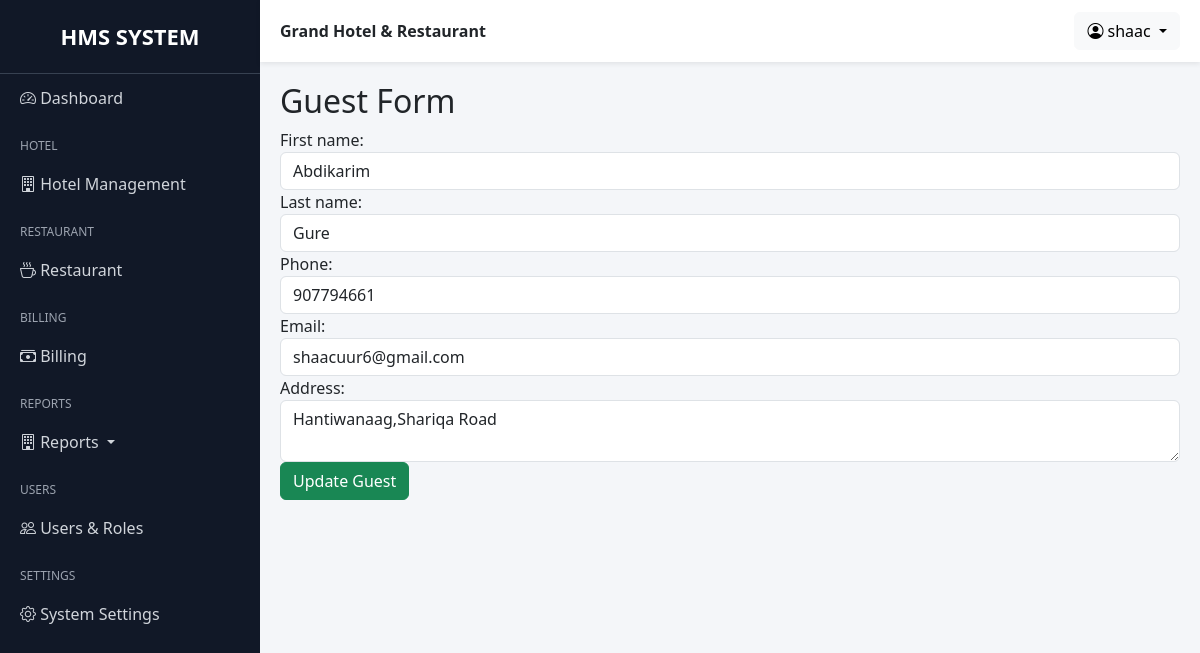
The app's page /grand/hotel/guests/1/edit/ (signed in) with its own data.
### hotel/models.py (models this page shows, shortened)
class Guest(models.Model):
    first_name = models.CharField(max_length=100)
    last_name = models.CharField(max_length=100)
    phone = models.CharField(max_length=20)
    email = models.EmailField(blank=True, null=True)
    address = models.CharField(max_length=200, blank=True)
    created = models.DateTimeField(auto_now_add=True, blank=True, null=True)
    created_by = models.ForeignKey(User, on_delete=models.SET_NULL, null=True, blank=True)

### hotel/views.py (the view)
# urls.py: path('guests/<int:pk>/edit/', GuestUpdateView.as_view(), name='guest_edit'),
class GuestUpdateView(LoginRequiredMixin, RoleRequiredMixin, UpdateView):
    allowed_roles = ROLES
    model = Guest
    form_class = GuestForm
    template_name = "hotel/guest_form.html"
    success_url = reverse_lazy("guest_list")

### hotel/forms.py
class GuestForm(BootstrapModelForm):
    class Meta:
        model = Guest
        fields = ["first_name", "last_name", "phone", "email", "address"]
        widgets = {"address": forms.Textarea(attrs={"rows": 2})}
    def __init__(self, *args, **kwargs):
        super().__init__(*args, **kwargs)
        self._bootstrap()

### accounts/mixins.py (called while the page is built)
    def dispatch(self, request, *args, **kwargs):
        if not request.user.is_authenticated:
            return redirect("login")
        if not hasattr(request.user, "userprofile"):
            return redirect("no_permission")
        if request.user.userprofile.role not in self.allowed_roles:
            return redirect("no_permission")
        return super().dispatch(request, *args, **kwargs)

### hotel/forms.py (called while the page is built)
    def _bootstrap(self):
        for field in self.fields.values():
            if isinstance(field.widget, forms.CheckboxInput):
                field.widget.attrs.setdefault("class", "form-check-input")
            elif isinstance(field.widget, (forms.Select, forms.SelectMultiple)):
                field.widget.attrs.setdefault("class", SELECT)
            else:
                field.widget.attrs.setdefault("class", BOOTSTRAP)

### templates/hotel/guest_form.html (shortened to what this page needs)
{% extends "base.html" %}
{% block content %}
<h2>Guest Form</h2>
<form method="post">
{{ form.as_table }}
<button class="btn btn-success">
    {% if object %}Update Guest{% else %}Save Guest{% endif %}
</button>
</form>
{% endblock %}

### templates/base.html (shortened to what this page needs)
{% load static %}
<!DOCTYPE html>
<html lang="en">
<head>
    <link
        href="https://cdn.jsdelivr.net/npm/bootstrap@5.3.3/dist/css/bootstrap.min.css"
        rel="stylesheet">
    <link
        rel="stylesheet"
        href="https://cdn.jsdelivr.net/npm/bootstrap-icons@1.11.3/font/bootstrap-icons.min.css">
</head>
<body>
<div class="sidebar"
     id="sidebar">
    <div class="logo">
        HMS SYSTEM
    </div>
    <a href="">
        <i class="bi bi-speedometer2"></i>
        Dashboard
    </a>
    <div class="menu-title">
        Hotel
    </div>
    <a data-bs-toggle="collapse"
       href="#hotelMenu">
        <i class="bi bi-building"></i>
        Hotel Management
    </a>
    <div class="menu-title">
        Restaurant
    </div>
    <a data-bs-toggle="collapse"
       href="#restaurantMenu">
        <i class="bi bi-cup-hot"></i>
        Restaurant
    </a>
    <div class="menu-title">
        Billing
    </div>
    <a data-bs-toggle="collapse"
       href="#billingMenu">
        <i class="bi bi-cash-stack"></i>
        Billing
    </a>
    <div class="menu-title">Reports</div>
    <a class="dropdown-toggle" data-bs-toggle="collapse" href="#reportMenu">
        <i class="bi bi-building"></i>
        Reports
    </a>
    <div class="menu-title">
        Users
    </div>
    <a data-bs-toggle="collapse"
       href="#usersMenu">
        <i class="bi bi-people"></i>
        Users & Roles
    </a>
    <div class="menu-title">
        Settings
    </div>
    <a href="">
        <i class="bi bi-gear"></i>
        System Settings
    </a>
</div>
<div class="main-content">
    <div class="topbar d-flex justify-content-between align-items-center">
        <div>
            <strong>
                Grand Hotel & Restaurant
            </strong>
        </div>
        <div class="dropdown">
            <button class="btn btn-light dropdown-toggle"
                    data-bs-toggle="dropdown">
                <i class="bi bi-person-circle"></i>
                {{ request.user }}
            </button>
        </div>
    </div>
    <div class="page-content">
        {% block content %}
        {% endblock %}
    </div>
</div>
</body>
</html>

### templates/base.html (style rules this page uses)
body { overflow-x: hidden; background: #f4f6f9; }
.sidebar { width: 260px; min-height: 100vh; background: #111827; position: fixed; top: 0; left: 0; overflow-y: auto; overflow-x: hidden; scrollbar-width:thin; }
.sidebar .logo { padding: 20px; font-size: 22px; font-weight: bold; text-align: center; color: #fff; border-bottom: 1px solid #374151; }
.sidebar a { color: #d1d5db; text-decoration: none; display: block; padding: 12px 20px; transition: 0.3s; }
.sidebar .menu-title { color: #9ca3af; font-size: 12px; text-transform: uppercase; padding: 15px 20px 5px; }
.main-content { margin-left: 260px; min-height: 100vh; }
.topbar { background: white; padding: 12px 20px; box-shadow: 0 2px 5px rgba(0,0,0,0.08); position: sticky; top: 0; z-index: 1000; }
.page-content { padding: 20px; }

### records on screen
Guest: first_name "Abdikarim", last_name "Gure", phone "907794661", email "shaacuur6@gmail.com", address "Hantiwanaag,Shariqa Road"

### other values on screen
{{ request.user }} "shaac"
